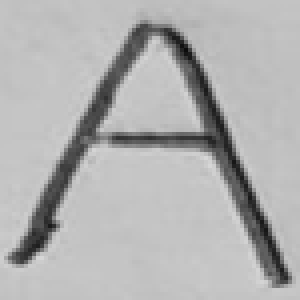
#> input picture htep-ai/data/icr_training/scanned/Big_A.png, 75 x 75 px (shown 4 times larger); its folder holds only this picture in this run
$ python -i test_sentence_icr.py   (imports and definitions only)
#> lines starting #> are read from the running program, lines starting #| are printed output that depends on the picture; after the words box and inside, x2 and y2 are one past the last pixel; in counts of white or black regions, pixels touching at a corner belong together
### htep-ai/src/icr/inference.py
# src/icr/inference.py
# High-level ICR inference wrapper

import cv2
from typing import List, Dict
from src.recognition.icr_block_engine import BlockICREngine


class ICRInference:
    """
    Unified interface for ICR inference.
    Decides which model to use and standardizes output.
    """

    def __init__(self):
        self.block_engine = BlockICREngine()

    # --------------------------------------------------
    # SINGLE CHARACTER
    # --------------------------------------------------

    # [37 lines left out: functions predict_char, predict_word, predict_char_from_path, not called in this run]


# --------------------------------------------------
# ICRPredictor - ALIAS FOR TEST COMPATIBILITY
# --------------------------------------------------

class ICRPredictor(ICRInference):
    """
    Alias for ICRInference for backward compatibility with test files.
    """

    def __init__(self, model_path=None):
#> called with model_path = 'models/icr_model'
        super().__init__()
#> (the call stopped at in __init__, `model_dir = MODELS_DIR / "icr_block"`: src is not available in this run)
#> in predict_sentence, img is the input picture: shape (75, 75, 3); min 12, max 214, mean 177
        # model_path is ignored since we use the default model location

    # [6 lines left out: function predict_array, not called in this run]

### htep-ai/src/recognition/icr_block_engine.py
import cv2
import json
import pickle
import numpy as np
from pathlib import Path

try:
    # Import TensorFlow and suppress warnings
    import os
    os.environ['TF_CPP_MIN_LOG_LEVEL'] = '2'
    import tensorflow as tf
    tf.get_logger().setLevel('ERROR')

    from tensorflow.keras.models import load_model
    TF_AVAILABLE = True
except ImportError:
    try:
        # Try standalone Keras
        import keras
        from keras.models import load_model
        TF_AVAILABLE = True
    except ImportError:
        print("Warning: Neither TensorFlow nor Keras available")
        TF_AVAILABLE = False
        load_model = None

# Import your existing segmenters
from src.segmentation.word_segmenter import segment_words
from src.segmentation.char_segmenter import segment_characters

from src.segmentation.line_segmenter import segment_lines
from src.segmentation.char_segmenter import segment_characters_with_spaces

from src.icr.preprocessing import preprocess_single_char

from src.config import MODELS_DIR

class BlockICREngine:
    """
    CNN-based Block ICR inference engine.
    Uses your existing trained model files.
    """

    def __init__(self, model_dir=None):
        if model_dir is None:
            model_dir = MODELS_DIR / "icr_block"
        else:
            model_dir = Path(model_dir)

        # ---- MODEL ----
        model_path = model_dir / "icr_model.h5"
        if not model_path.exists():
            raise FileNotFoundError(f"Model not found: {model_path}")

        if not TF_AVAILABLE or load_model is None:
            print(f"Warning: TensorFlow not available, using mock predictions")
            self.model = None
        else:
            try:
                self.model = load_model(model_path)
                print(f"[OK] Model loaded successfully from {model_path}")
            except Exception as e:
                print(f"Error loading model: {e}")
                self.model = None

        # ---- LABELS ----
        labels_path = model_dir / "labels.pkl"
        if not labels_path.exists():
            raise FileNotFoundError(f"Labels not found: {labels_path}")

        with open(labels_path, "rb") as f:
            self.label_encoder = pickle.load(f)

        # ---- METADATA ----
        metadata_path = model_dir / "icr_model_metadata.json"
        if not metadata_path.exists():
            raise FileNotFoundError(f"Metadata not found: {metadata_path}")

        with open(metadata_path, "r") as f:
            self.metadata = json.load(f)

        self.img_width = self.metadata["img_width"]
        self.img_height = self.metadata["img_height"]

        print("[OK] BlockICREngine loaded successfully")
        print(f"   Classes: {len(self.metadata['classes'])}")

    # --------------------------------------------------
    # PREPROCESS (same as training)
    # --------------------------------------------------

    # [239 lines left out: functions _preprocess, _normalize_label, predict_char, _batch_predict_chars, predict_char_candidates, predict_word and 2 more, not called in this run]

### htep-ai/test_sentence_icr.py
# test_sentence_icr.py - Test ICR on full sentences with space detection

import os
os.environ["TF_ENABLE_ONEDNN_OPTS"] = "0"

import cv2
import numpy as np
from pathlib import Path
from src.icr.inference import ICRPredictor

# --------------------------------------------------
# CONFIG
# --------------------------------------------------

MODEL_PATH = "models/icr_model"
SENTENCES_DIR = Path("data/icr_training/scanned/sentences")
TARGET_SIZE = (28, 28)
SPACE_THRESHOLD = 1.5  # Gap multiplier to detect spaces

# --------------------------------------------------
# LOAD MODEL
# --------------------------------------------------

predictor = ICRPredictor(model_path=MODEL_PATH)

# --------------------------------------------------
# CHARACTER SEGMENTATION WITH SPACE DETECTION
# --------------------------------------------------

def segment_sentence(sentence_img, space_threshold=SPACE_THRESHOLD):
    """
    Segment characters from sentence and detect spaces based on gaps.

    Returns:
        List of tuples: (character_image, is_space, x_position)
    """
#> called with space_threshold = 1.5
    gray = cv2.cvtColor(sentence_img, cv2.COLOR_BGR2GRAY)

    # Threshold to get binary image
    _, thresh = cv2.threshold(
        gray, 0, 255, cv2.THRESH_BINARY_INV + cv2.THRESH_OTSU
    )
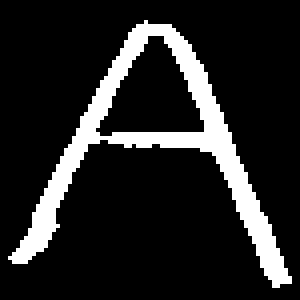
#> thresh: shape (75, 75) (shown 4 times larger); 14.5% white; 1 white region, box (x1, y1, x2, y2) and area: (2, 5, 73, 72) 815

    # Clean up noise
    kernel = cv2.getStructuringElement(cv2.MORPH_RECT, (2, 2))
    thresh = cv2.morphologyEx(thresh, cv2.MORPH_CLOSE, kernel, iterations=1)
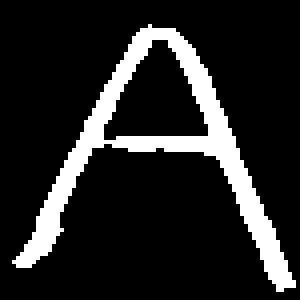
#> thresh: shape (75, 75) (shown 4 times larger); 14.5% white; 1 white region

    # Find contours
    contours, _ = cv2.findContours(
        thresh, cv2.RETR_EXTERNAL, cv2.CHAIN_APPROX_SIMPLE
    )
#> contours = 1 contour; box (x1, y1, x2, y2) and area: (3, 6, 74, 73) 1088

    # Get bounding boxes
    boxes = []
    for c in contours:
        x, y, w, h = cv2.boundingRect(c)
        if w * h > 100:  # Filter out noise
            boxes.append((x, y, w, h))
#> this loop made 1 pass
#> (x, y, w, h) on pass 1: (3, 6, 71, 67)
#> after the loop, boxes = [(3, 6, 71, 67)]

    # Sort by x position (left to right)
    boxes.sort(key=lambda b: b[0])

    if not boxes:
        return []

    # Calculate average character width for space detection
    avg_width = np.mean([w for (x, y, w, h) in boxes])
#> avg_width = 71

    # Extract characters and detect spaces
    results = []
    for i, (x, y, w, h) in enumerate(boxes):
        char_img = sentence_img[y:y+h, x:x+w]
        results.append((char_img, False, x))  # Add character

        # Check gap to next character
        if i < len(boxes) - 1:
            next_x = boxes[i + 1][0]
            gap = next_x - (x + w)

            # If gap is larger than threshold * avg_width, insert space
            if gap > space_threshold * avg_width:
                results.append((None, True, x + w))  # Add space marker
#> this loop made 1 pass
#> pass 1, in segment_sentence, `char_img = sentence_img[y:y+h, x:x+w]`:
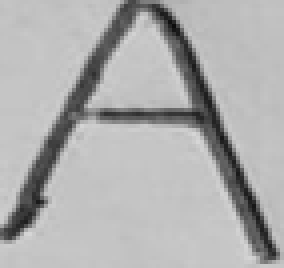
#> char_img: shape (67, 71, 3) (shown 4 times larger); min 12, max 214, mean 174.2
#> after the loop, results = 1 item

    return results

# --------------------------------------------------
# PREPROCESSING
# --------------------------------------------------

def preprocess_char(char_img, target_size=(28, 28)):
    """Preprocess character to match training data format."""
    gray = cv2.cvtColor(char_img, cv2.COLOR_BGR2GRAY)

    _, thresh = cv2.threshold(
        gray, 0, 255, cv2.THRESH_BINARY + cv2.THRESH_OTSU
    )

    if np.sum(thresh == 0) < np.sum(thresh == 255):
        thresh = 255 - thresh

    final = cv2.resize(thresh, target_size, interpolation=cv2.INTER_AREA)
    return final

# --------------------------------------------------
# SENTENCE PREDICTION
# --------------------------------------------------

def predict_sentence(image_path: Path, space_threshold=SPACE_THRESHOLD):
    """Predict text from sentence image."""
    img = cv2.imread(str(image_path))
    if img is None:
        print(f"ERROR: Cannot read image {image_path}")
        return None

    # Segment characters with space detection
    char_data = segment_sentence(img, space_threshold)
#> char_data = 1 item

    if not char_data:
        print(f"WARNING: No characters detected in {image_path.name}")
        return ""

    predicted_text = []

    # Debug directory
#> (the run stopped early here; a loop or call above may not have finished)
